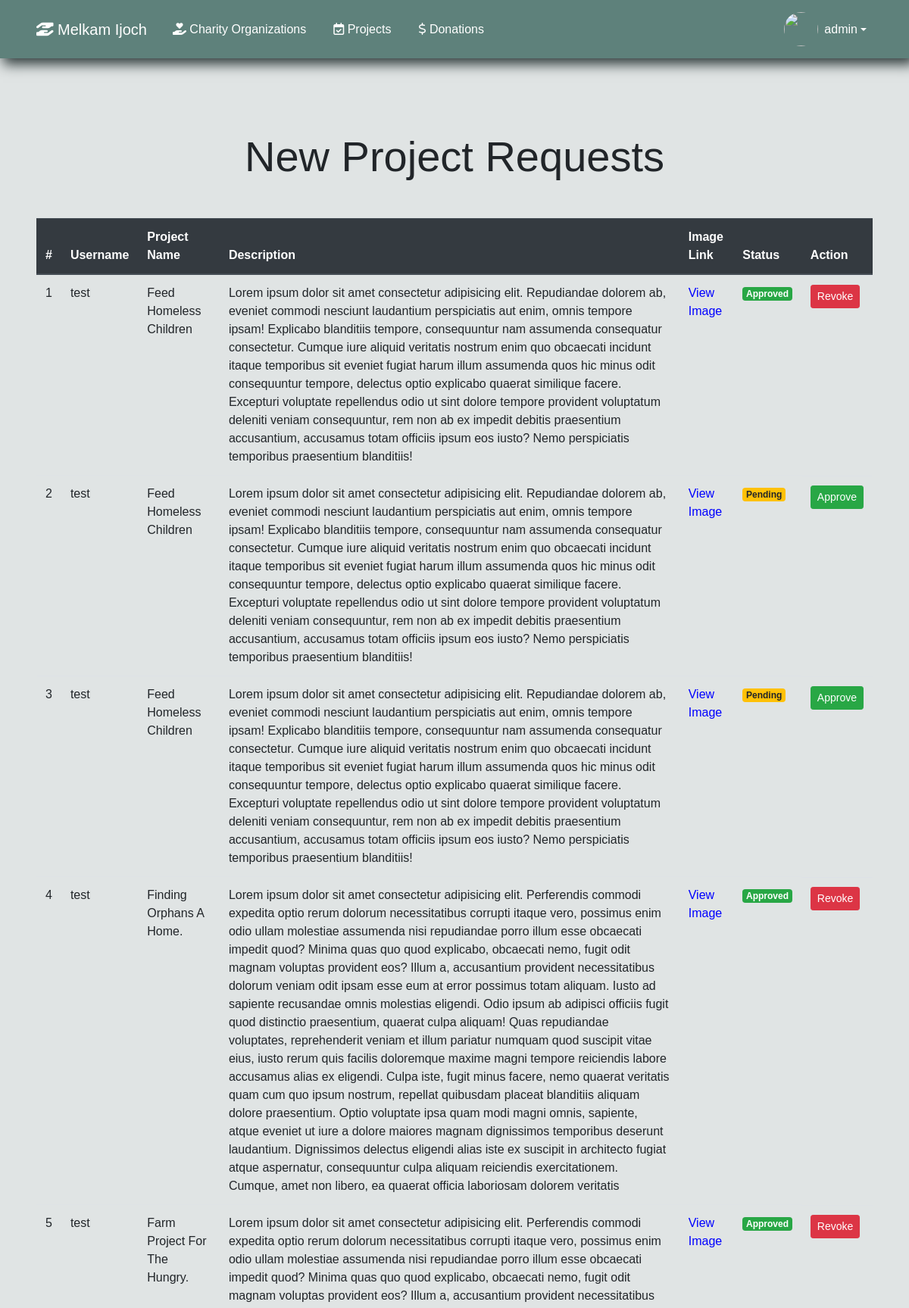
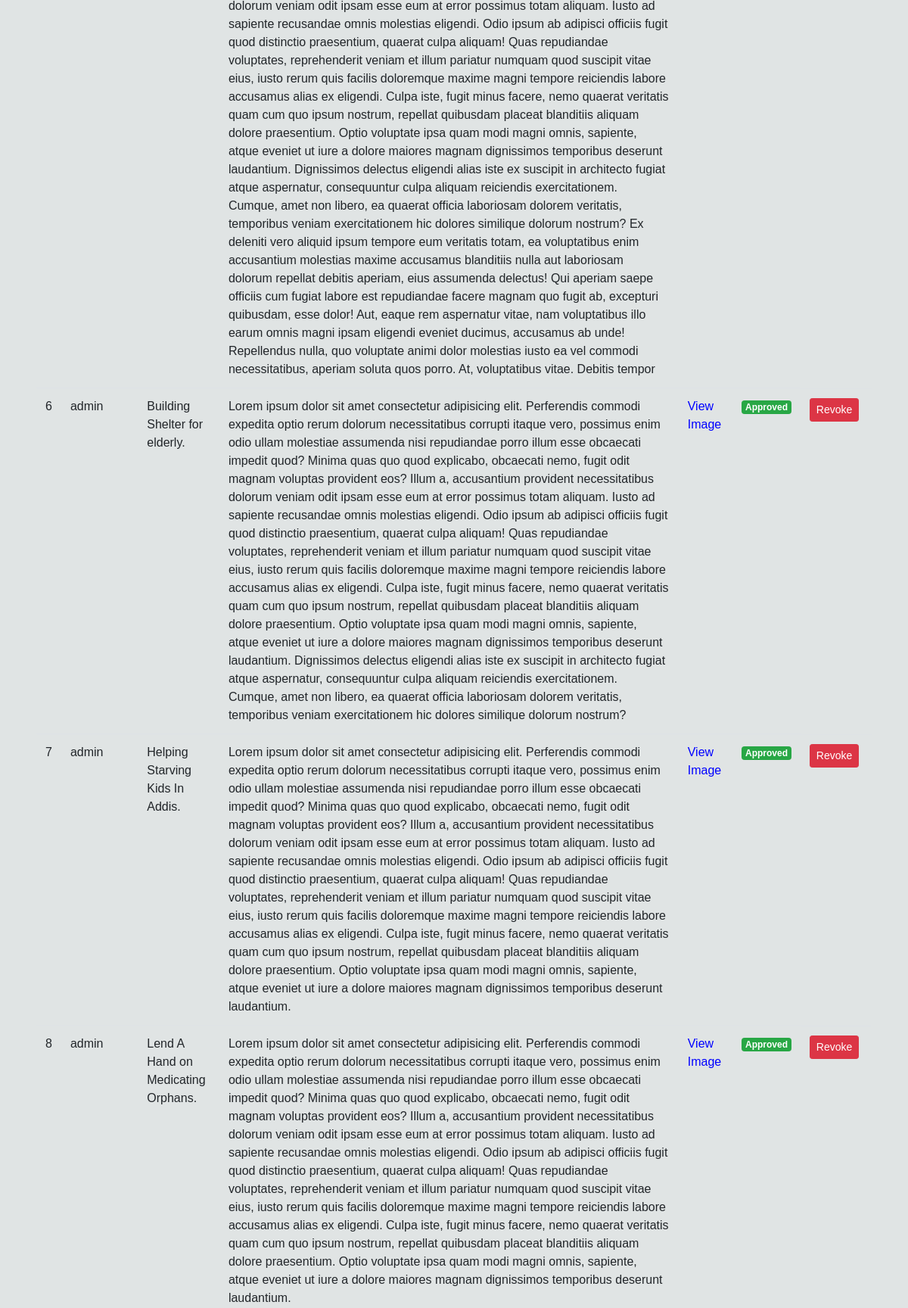
The app's page /new_project/ (signed in, upper part) with its own data (2 pictures, top to bottom).
### website/models.py (models this page shows, shortened)
class CompanyInformation(models.Model):
    name = models.CharField(max_length=150)
    logo = models.ImageField(upload_to='Images/')
    slogan = models.CharField(max_length= 100)
    description = models.TextField(max_length=2000)
    services = models.TextField(max_length=7000)

class Project(models.Model):
    user_ID = models.ForeignKey(User, on_delete=models.CASCADE)
    charity_ID = models.ForeignKey(Charity, on_delete=models.CASCADE)
    name = models.CharField(max_length=100)
    description = models.TextField(max_length = 2000)
    image = models.ImageField(upload_to='Images/')
    status = models.BooleanField(default=False)

### website/views.py (the view)
# urls.py: path('new_project/', new_project, name='new_project'),
@user_passes_test(is_superuser)
def new_project(request):
    projects = Project.objects.filter(Q(status=True) | Q(status=False))
    info = CompanyInformation.objects.first()
    return render(request, 'admin/new_project.html',{'company_info':info,'projects':projects})

### website/views.py (called while the page is built)
def is_superuser(user):
    return user.is_superuser

### website/templates/admin/new_project.html (shortened to what this page needs)
{% extends "../base/base.html" %}
{% load static %}
{% block body %}
<div class="container-fluid p-5 mt-5">
    <h2 class="display-4 text-center mx-3 mb-5">New Project Requests</h2>
    <div class="table-responsive">
        <table class="table table-hover">
            <thead class="thead-dark">
                <tr>
                    <th>#</th>
                    <th>Username</th>
                    <th>Project Name</th>
                    <th>Description</th>
                    <th>Image Link</th>
                    <th>Status</th>
                    <th>Action</th>
                </tr>
            </thead>
            <tbody>
                {% for project in projects %}
                <tr>
                    <td>{{ forloop.counter }}</td>
                    <td>{{ project.user_ID.username }}</td>
                    <td>{{ project.name }}</td>
                    <td class="text-wrap">{{ project.description }}</td>
                    <td><a href="{{ project.image.url }}" target="_blank" style="color: blue;">View Image</a></td>
                    <td>
                        {% if project.status %}
                            <span class="badge badge-success">Approved</span>
                        {% else %}
                            <span class="badge badge-warning">Pending</span>
                        {% endif %}
                    </td>
                    <td class="d-flex">
                        {% if project.status %}
                            <a href="{% url 'remove_project' project.id %}" class="btn btn-danger btn-sm">Revoke</a>
                        {% else %}
                            <a href="{% url 'set_project_status' project.id %}" class="btn btn-success btn-sm">Approve</a>
                        {% endif %}
                    </td>
                </tr>
                {% empty %}
                <tr>
                    <td colspan="7" class="text-center">No new projects found.</td>
                </tr>
                {% endfor %}
            </tbody>
        </table>
    </div>
</div>
{% endblock %}

### website/templates/base/header.html (shortened to what this page needs)
<nav class="navbar navbar-expand-lg px-5">
  <a class="navbar-brand" href="{% url 'Home' %}">
    <i class="fa-solid fa-hand-holding-hand"></i> {{ company_info.name }}</a>
  <div class="collapse navbar-collapse" id="navbarNavDropdown">
      <ul class="navbar-nav mr-auto">
          <li class="nav-item">
              <a class="nav-link" href="{% url 'charity' %}"><i class="fa-solid fa-hand-holding-heart"></i> Charity Organizations</a>
          </li>
          <li class="nav-item">
              <a class="nav-link" href="{% url 'project-list' %}"><i class="fa-regular fa-calendar-check"></i> Projects</a>
          </li>
          {% if user.is_authenticated %}
          <li class="nav-item">
              <a class="nav-link" href="{% url 'donations' %}"><i class="fa-regular fa-dollar"></i> Donations</a>
          </li>
          {% endif %}
      </ul>
      <div class="navbar-nav ml-auto">
        {% if user.is_authenticated %}
            <div class="dropdown">
                <a class="nav-link dropdown-toggle d-flex align-items-center" href="#" id="navbarDropdown" role="button" data-toggle="dropdown" aria-haspopup="true" aria-expanded="false">
                    <img src="{{ user.profile.avatar.url }}" width="45" height="45" class="d-inline-block align-top rounded-circle ml-2">
                    <span class="ml-2">{{ user.username }}</span>
                </a>
            </div>
        {% else %}
        <a class="nav-link ms-auto" href="{% url 'login' %}"><i class="fas fa-sign-in-alt"></i> Login</a>
        {% endif %}
    </div>
  </div>
</nav>

### website/static/css/style.css (style rules this page uses)
body { background: #e0e4e4 ; font-family: Arial, Helvetica, sans-serif; }
.navbar { background-color: #5e817b; box-shadow: 6px 6px 16px 2px rgb(49, 61, 61); width: 100%; }
.navbar-brand,.navbar-nav a,.nav-item a { color: white; }
.nav-item a { margin: 0 10px; }
.container-fluid a { color: white; }

### records on screen
CompanyInformation: name "Melkam Ijoch"
Project: user_ID.username "test", name "Feed Homeless Children", description "Lorem ipsum dolor sit amet consectetur adipisicing elit. Repudiandae dolorem ab, eveniet commodi nesciunt laudantium perspiciatis aut enim, omnis tempore ipsam! Explicabo blanditiis tempore, consequuntur nam assumenda consequatur consectetur. Cumque iure aliquid veritatis nostrum enim quo obcaecati incidunt itaque temporibus sit eveniet fugiat harum illum assumenda quos hic minus odit consequuntur tempore, delectus optio explicabo quaerat similique facere. Excepturi voluptate repellendus odio ut sint dolore tempore provident voluptatum deleniti veniam consequuntur, rem non ab ex impedit debitis praesentium accusantium, accusamus totam officiis ipsum eos iusto? Nemo perspiciatis temporibus…", status "Approved"
Project: user_ID.username "test", name "Feed Homeless Children", description "Lorem ipsum dolor sit amet consectetur adipisicing elit. Repudiandae dolorem ab, eveniet commodi nesciunt laudantium perspiciatis aut enim, omnis tempore ipsam! Explicabo blanditiis tempore, consequuntur nam assumenda consequatur consectetur. Cumque iure aliquid veritatis nostrum enim quo obcaecati incidunt itaque temporibus sit eveniet fugiat harum illum assumenda quos hic minus odit consequuntur tempore, delectus optio explicabo quaerat similique facere. Excepturi voluptate repellendus odio ut sint dolore tempore provident voluptatum deleniti veniam consequuntur, rem non ab ex impedit debitis praesentium accusantium, accusamus totam officiis ipsum eos iusto? Nemo perspiciatis temporibus…", status "Pending"
Project: user_ID.username "test", name "Feed Homeless Children", description "Lorem ipsum dolor sit amet consectetur adipisicing elit. Repudiandae dolorem ab, eveniet commodi nesciunt laudantium perspiciatis aut enim, omnis tempore ipsam! Explicabo blanditiis tempore, consequuntur nam assumenda consequatur consectetur. Cumque iure aliquid veritatis nostrum enim quo obcaecati incidunt itaque temporibus sit eveniet fugiat harum illum assumenda quos hic minus odit consequuntur tempore, delectus optio explicabo quaerat similique facere. Excepturi voluptate repellendus odio ut sint dolore tempore provident voluptatum deleniti veniam consequuntur, rem non ab ex impedit debitis praesentium accusantium, accusamus totam officiis ipsum eos iusto? Nemo perspiciatis temporibus…", status "Pending"
Project: user_ID.username "test", name "Finding Orphans A Home.", description "Lorem ipsum dolor sit amet consectetur adipisicing elit. Perferendis commodi expedita optio rerum dolorum necessitatibus corrupti itaque vero, possimus enim odio ullam molestiae assumenda nisi repudiandae porro illum esse obcaecati impedit quod? Minima quas quo quod explicabo, obcaecati nemo, fugit odit magnam voluptas provident eos? Illum a, accusantium provident necessitatibus dolorum veniam odit ipsam esse eum at error possimus totam aliquam. Iusto ad sapiente recusandae omnis molestias eligendi. Odio ipsum ab adipisci officiis fugit quod distinctio praesentium, quaerat culpa aliquam! Quas repudiandae voluptates, reprehenderit veniam et illum pariatur numquam quod suscipit vitae eius,…", status "Approved"
Project: user_ID.username "test", name "Farm Project For The Hungry.", description "Lorem ipsum dolor sit amet consectetur adipisicing elit. Perferendis commodi expedita optio rerum dolorum necessitatibus corrupti itaque vero, possimus enim odio ullam molestiae assumenda nisi repudiandae porro illum esse obcaecati impedit quod? Minima quas quo quod explicabo, obcaecati nemo, fugit odit magnam voluptas provident eos? Illum a, accusantium provident necessitatibus dolorum veniam odit ipsam esse eum at error possimus totam aliquam. Iusto ad sapiente recusandae omnis molestias eligendi. Odio ipsum ab adipisci officiis fugit quod distinctio praesentium, quaerat culpa aliquam! Quas repudiandae voluptates, reprehenderit veniam et illum pariatur numquam quod suscipit vitae eius,…", status "Approved"
Project: user_ID.username "admin", name "Building Shelter for elderly.", description "Lorem ipsum dolor sit amet consectetur adipisicing elit. Perferendis commodi expedita optio rerum dolorum necessitatibus corrupti itaque vero, possimus enim odio ullam molestiae assumenda nisi repudiandae porro illum esse obcaecati impedit quod? Minima quas quo quod explicabo, obcaecati nemo, fugit odit magnam voluptas provident eos? Illum a, accusantium provident necessitatibus dolorum veniam odit ipsam esse eum at error possimus totam aliquam. Iusto ad sapiente recusandae omnis molestias eligendi. Odio ipsum ab adipisci officiis fugit quod distinctio praesentium, quaerat culpa aliquam! Quas repudiandae voluptates, reprehenderit veniam et illum pariatur numquam quod suscipit vitae eius,…", status "Approved"
Project: user_ID.username "admin", name "Helping Starving Kids In Addis.", description "Lorem ipsum dolor sit amet consectetur adipisicing elit. Perferendis commodi expedita optio rerum dolorum necessitatibus corrupti itaque vero, possimus enim odio ullam molestiae assumenda nisi repudiandae porro illum esse obcaecati impedit quod? Minima quas quo quod explicabo, obcaecati nemo, fugit odit magnam voluptas provident eos? Illum a, accusantium provident necessitatibus dolorum veniam odit ipsam esse eum at error possimus totam aliquam. Iusto ad sapiente recusandae omnis molestias eligendi. Odio ipsum ab adipisci officiis fugit quod distinctio praesentium, quaerat culpa aliquam! Quas repudiandae voluptates, reprehenderit veniam et illum pariatur numquam quod suscipit vitae eius,…", status "Approved"
Project: user_ID.username "admin", name "Lend A Hand on Medicating Orphans.", description "Lorem ipsum dolor sit amet consectetur adipisicing elit. Perferendis commodi expedita optio rerum dolorum necessitatibus corrupti itaque vero, possimus enim odio ullam molestiae assumenda nisi repudiandae porro illum esse obcaecati impedit quod? Minima quas quo quod explicabo, obcaecati nemo, fugit odit magnam voluptas provident eos? Illum a, accusantium provident necessitatibus dolorum veniam odit ipsam esse eum at error possimus totam aliquam. Iusto ad sapiente recusandae omnis molestias eligendi. Odio ipsum ab adipisci officiis fugit quod distinctio praesentium, quaerat culpa aliquam! Quas repudiandae voluptates, reprehenderit veniam et illum pariatur numquam quod suscipit vitae eius,…", status "Approved"

### other values on screen
{{ user.username }} "admin"
